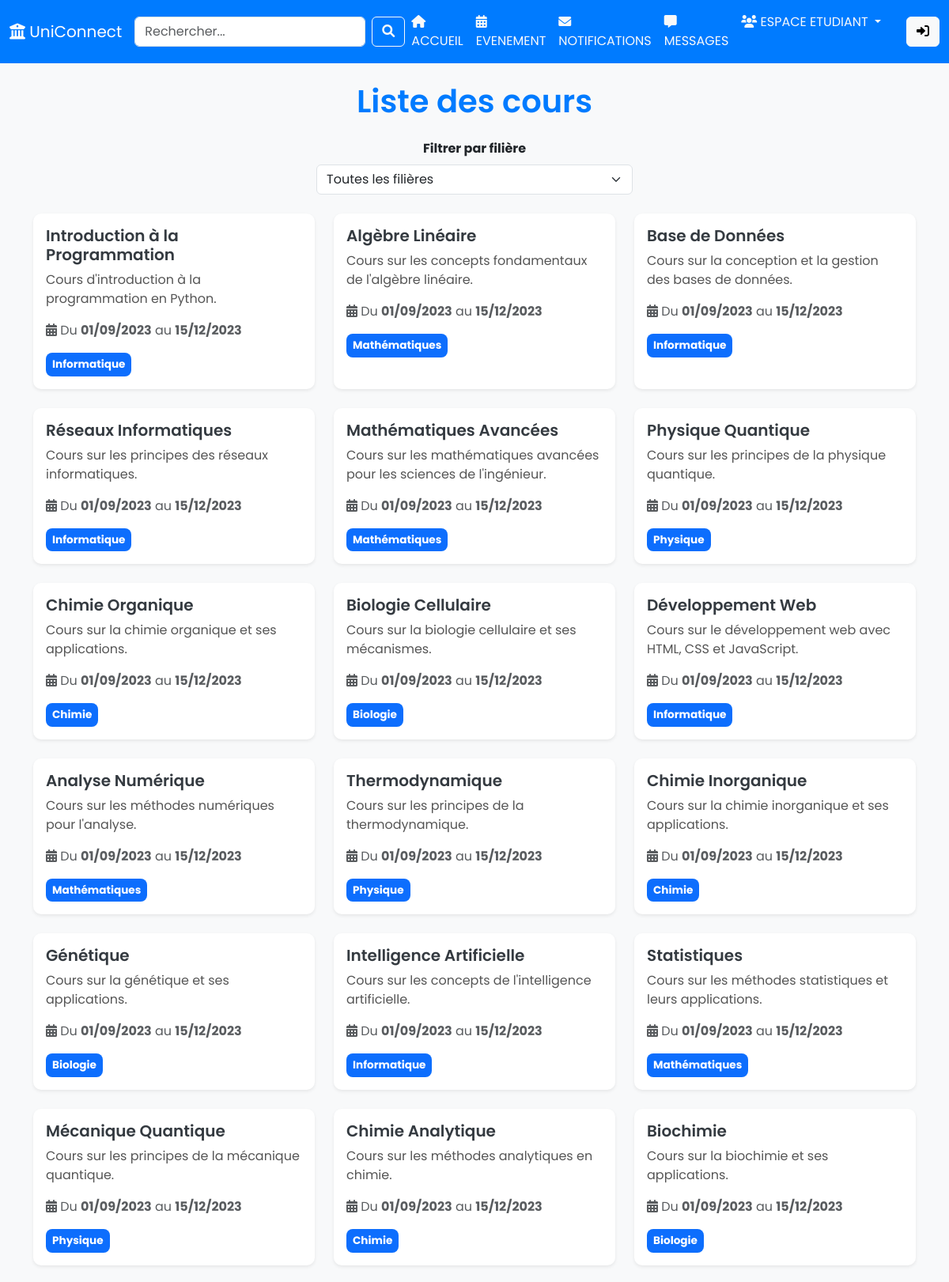
The app's page /cours/index.php (upper part) with its own data.
### tables this page shows
CREATE TABLE `cours` (
  `id` int(11) NOT NULL,
  `titre` varchar(255) NOT NULL,
  `description` text DEFAULT NULL,
  `date_debut` date DEFAULT NULL,
  `date_fin` date DEFAULT NULL,
  `filiere_id` int(11) NOT NULL
);

CREATE TABLE `filiere` (
  `id` int(11) NOT NULL,
  `nom` varchar(255) NOT NULL
);

### cours/index.php (the view, shortened to what this page needs)
<?php
include '../db.php';
?>
<!DOCTYPE html>
<html lang="en">
<head>
    <link rel="stylesheet" href="https://cdn.jsdelivr.net/npm/bootstrap@5.3.0/dist/css/bootstrap.min.css">
    <link rel="stylesheet" href="https://cdnjs.cloudflare.com/ajax/libs/font-awesome/6.0.0/css/all.min.css">
    <link rel="stylesheet" href="style.css">
</head>
<body>
    <?php include '../nav/navBar.php'; ?>
    <div class="container mt-5">
        <h1 class="mb-4">Liste des cours</h1>
        <div class="mb-4 text-center">
            <label for="filiere_filter" class="form-label fw-bold">Filtrer par filière</label>
            <select class="form-select filter-container" id="filiere_filter">
                <option value="">Toutes les filières</option>
            </select>
        </div>
        <div class="row" id="cours-list">
            <?php
            $sql = "SELECT c.*, f.nom AS filiere_nom FROM cours c JOIN filiere f ON c.filiere_id = f.id ORDER BY c.date_debut DESC";
            $result = $conn->query($sql);
            if ($result->num_rows > 0) {
                while($row = $result->fetch_assoc()) {
                    echo '<div class="col-lg-4 col-md-6 mb-4 course-card" data-filiere="' . htmlspecialchars($row["filiere_id"]) . '">';
                    echo '<div class="card h-100 shadow-sm">';
                    echo '<div class="card-body">';
                    echo '<h5 class="card-title">' . htmlspecialchars($row["titre"]) . '</h5>';
                    echo '<p class="card-text">' . nl2br(htmlspecialchars($row["description"])) . '</p>';
                    echo '<p class="card-text text-muted"><i class="fas fa-calendar-alt"></i> Du <strong>' . date("d/m/Y", strtotime($row["date_debut"])) . '</strong> au <strong>' . date("d/m/Y", strtotime($row["date_fin"])) . '</strong></p>';
                    echo '<span class="badge bg-primary">' . htmlspecialchars($row["filiere_nom"]) . '</span>';
                    echo '</div>';
                    echo '</div>';
                    echo '</div>';
                }
            } else {
                echo '<div class="col-12"><div class="alert alert-info">Aucun cours disponible.</div></div>';
            }
            ?>
        </div>
    </div>
</body>
</html>

### cours/style.css (style rules this page uses)
body { font-family: 'Poppins', sans-serif; background-color: #f8f9fa; }
h1 { font-weight: 600; color: #007bff; text-align: center; }
.card { border: none; border-radius: 10px; transition: transform 0.3s, box-shadow 0.3s; }
.card-title { font-weight: 600; color: #343a40; }
.card-text { color: #555; }
.badge { font-size: 0.85rem; padding: 8px; border-radius: 8px; }
.filter-container { max-width: 400px; margin: 0 auto; }

### nav/navBar.php (style rules this page uses)
body { padding-top: 56px; }

### records on screen
cours: titre "Introduction à la Programmation", description "Cours d'introduction à la programmation en Python.", date_debut "01/09/2023", date_fin "15/12/2023", filiere.nom "Informatique"
cours: titre "Algèbre Linéaire", description "Cours sur les concepts fondamentaux de l'algèbre linéaire.", date_debut "01/09/2023", date_fin "15/12/2023", filiere.nom "Mathématiques"
cours: titre "Base de Données", description "Cours sur la conception et la gestion des bases de données.", date_debut "01/09/2023", date_fin "15/12/2023", filiere.nom "Informatique"
cours: titre "Réseaux Informatiques", description "Cours sur les principes des réseaux informatiques.", date_debut "01/09/2023", date_fin "15/12/2023", filiere.nom "Informatique"
cours: titre "Mathématiques Avancées", description "Cours sur les mathématiques avancées pour les sciences de l'ingénieur.", date_debut "01/09/2023", date_fin "15/12/2023", filiere.nom "Mathématiques"
cours: titre "Physique Quantique", description "Cours sur les principes de la physique quantique.", date_debut "01/09/2023", date_fin "15/12/2023", filiere.nom "Physique"
cours: titre "Chimie Organique", description "Cours sur la chimie organique et ses applications.", date_debut "01/09/2023", date_fin "15/12/2023", filiere.nom "Chimie"
cours: titre "Biologie Cellulaire", description "Cours sur la biologie cellulaire et ses mécanismes.", date_debut "01/09/2023", date_fin "15/12/2023", filiere.nom "Biologie"
cours: titre "Développement Web", description "Cours sur le développement web avec HTML, CSS et JavaScript.", date_debut "01/09/2023", date_fin "15/12/2023", filiere.nom "Informatique"
cours: titre "Analyse Numérique", description "Cours sur les méthodes numériques pour l'analyse.", date_debut "01/09/2023", date_fin "15/12/2023", filiere.nom "Mathématiques"
cours: titre "Thermodynamique", description "Cours sur les principes de la thermodynamique.", date_debut "01/09/2023", date_fin "15/12/2023", filiere.nom "Physique"
cours: titre "Chimie Inorganique", description "Cours sur la chimie inorganique et ses applications.", date_debut "01/09/2023", date_fin "15/12/2023", filiere.nom "Chimie"
cours: titre "Génétique", description "Cours sur la génétique et ses applications.", date_debut "01/09/2023", date_fin "15/12/2023", filiere.nom "Biologie"
cours: titre "Intelligence Artificielle", description "Cours sur les concepts de l'intelligence artificielle.", date_debut "01/09/2023", date_fin "15/12/2023", filiere.nom "Informatique"
cours: titre "Statistiques", description "Cours sur les méthodes statistiques et leurs applications.", date_debut "01/09/2023", date_fin "15/12/2023", filiere.nom "Mathématiques"
cours: titre "Mécanique Quantique", description "Cours sur les principes de la mécanique quantique.", date_debut "01/09/2023", date_fin "15/12/2023", filiere.nom "Physique"
cours: titre "Chimie Analytique", description "Cours sur les méthodes analytiques en chimie.", date_debut "01/09/2023", date_fin "15/12/2023", filiere.nom "Chimie"
cours: titre "Biochimie", description "Cours sur la biochimie et ses applications.", date_debut "01/09/2023", date_fin "15/12/2023", filiere.nom "Biologie"
